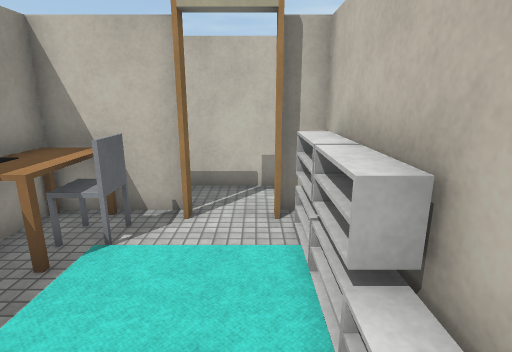
View 1 (above)

16 first-person views from a walk through a Webots world. The camera is 1.2 m above the floor, tilts 14° down and sees 80° across. Doors are drawn as open doorways. The floor is counted in squares, 0.5 m on a side. Each view is taken from the middle of a square. On the plan, view 1 faces up. The plan holds only what a view shows up to about 19 squares ahead; the rest is blank. Simple shapes and patterns stand in for the simulator's stock objects.

View 2
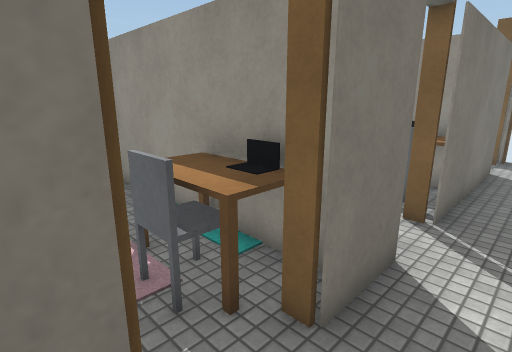

View 3
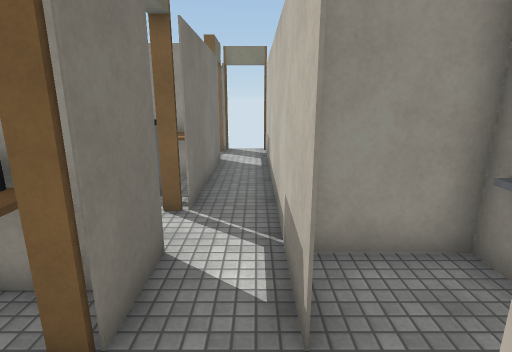

View 4
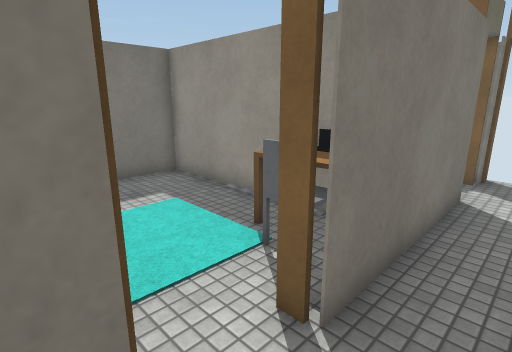

View 5
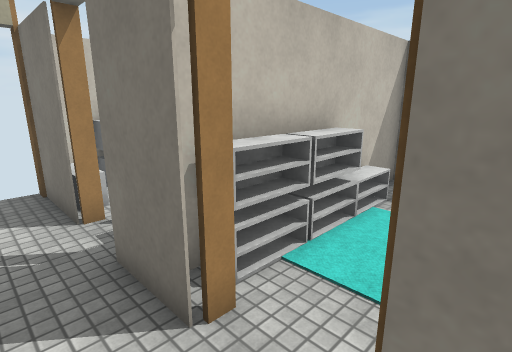

View 6
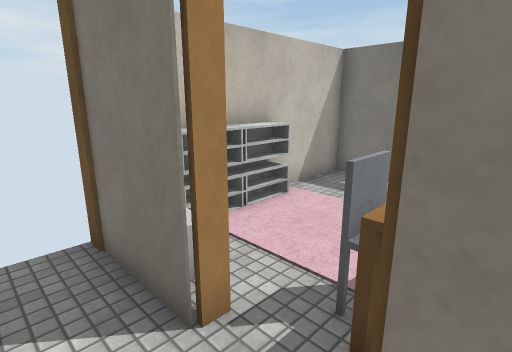

View 7
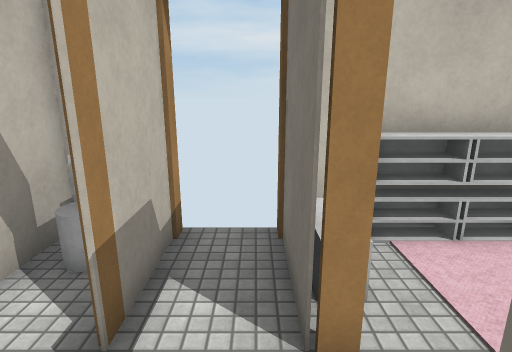

View 8
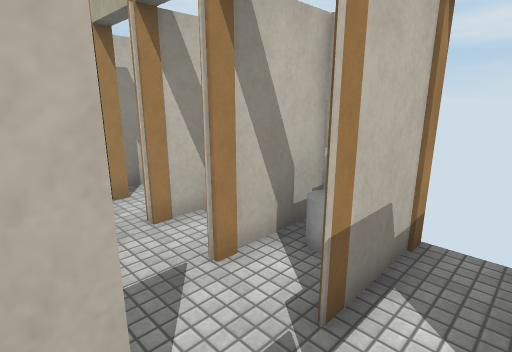

View 9
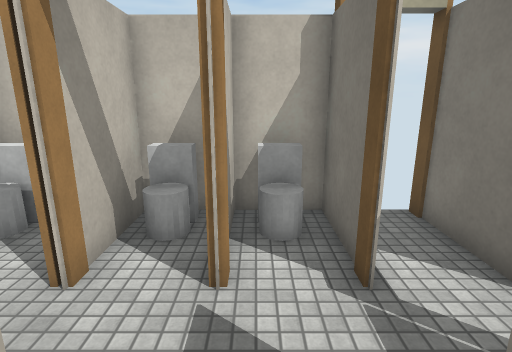

View 10
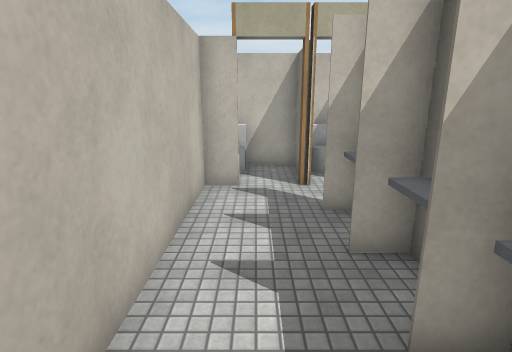

View 11
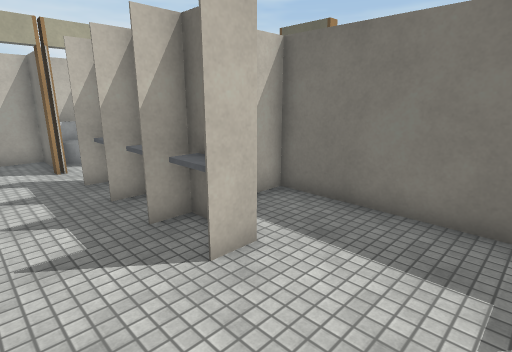

View 12
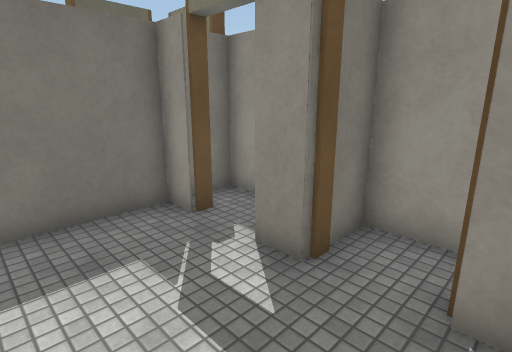

View 13
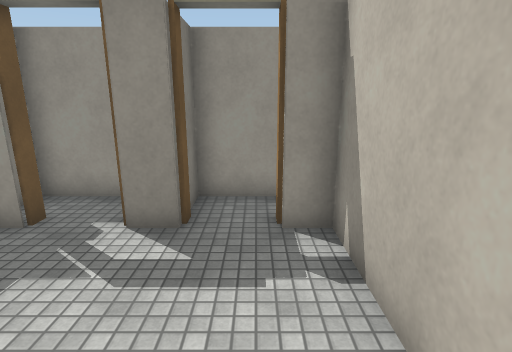

View 14
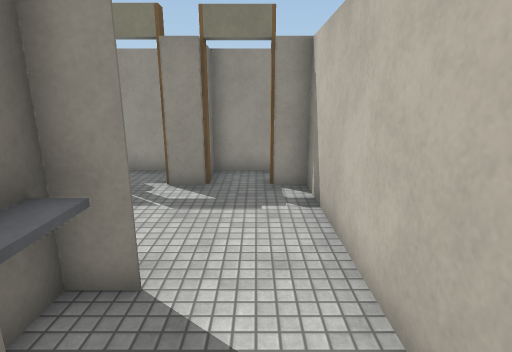

View 15
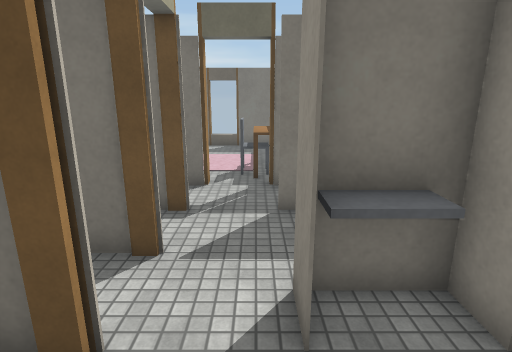

View 16
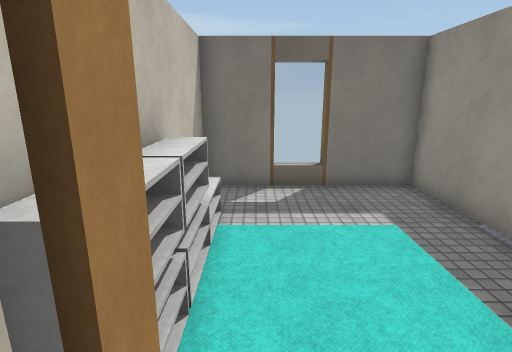

### Floor plan
Ten units are one square. View 1 is at (0, 0); x grows to the right and y downward. Boxes are objects, and circles mark ways between rooms. Rooms are numbered by the first view taken in them; rooms with no view inside come last. Other rooms are left out.
<svg viewBox="-110 -160 190 180">
<path fill="none" stroke="#000" d="M-16 -65 -25 -65 -14 -65M15 -4 15 13M-45 -6 -45 15 75 15 75 -59M26 -85 -104 -85M15 15 15 -19M-76 -65 -44 -65M75 -85 44 -85M5 -105 5 -89M20 -85 25 -85M-85 -125 -85 -114M46 -145 46 -155M59 -155 -85 -155 -85 -145M-105 -85 -15 -85M75 -125 44 -125M44 -85 75 -85 75 -155"/>
<rect x="-45" y="-55" width="10" height="20" fill="#bbb"><title>laptop</title></rect>
<rect x="-45" y="-65" width="10" height="10" fill="#bbb"><title>desk</title></rect>
<rect x="-35" y="-45" width="10" height="10" fill="#bbb"><title>desk</title></rect>
<rect x="-35" y="-65" width="10" height="20" fill="#bbb"><title>chair</title></rect>
<rect x="5" y="-25" width="10" height="20" fill="#bbb"><title>shelf</title></rect>
<rect x="5" y="-45" width="10" height="20" fill="#bbb"><title>shelf</title></rect>
<rect x="5" y="-65" width="10" height="20" fill="#bbb"><title>shelf</title></rect>
<rect x="15" y="-45" width="10" height="10" fill="#bbb"><title>desk</title></rect>
<rect x="15" y="-55" width="10" height="10" fill="#bbb"><title>laptop</title></rect>
<rect x="15" y="-65" width="10" height="10" fill="#bbb"><title>desk</title></rect>
<rect x="25" y="-55" width="10" height="20" fill="#bbb"><title>chair</title></rect>
<rect x="45" y="-65" width="30" height="10" fill="#bbb"><title>shelf</title></rect>
<rect x="65" y="-35" width="10" height="20" fill="#bbb"><title>shelf</title></rect>
<rect x="65" y="-55" width="10" height="20" fill="#bbb"><title>shelf</title></rect>
<rect x="-35" y="-125" width="20" height="10" fill="#bbb"><title>sink</title></rect>
<rect x="-15" y="-125" width="20" height="20" fill="#bbb"><title>sink</title></rect>
<rect x="5" y="-125" width="20" height="10" fill="#bbb"><title>sink</title></rect>
<rect x="55" y="-105" width="20" height="20" fill="#bbb"><title>toilet</title></rect>
<rect x="55" y="-125" width="20" height="20" fill="#bbb"><title>toilet</title></rect>
<rect x="55" y="-155" width="20" height="10" fill="#bbb"><title>toilet</title></rect>
<circle cx="35" cy="-90" r="3" fill="#2a7"/>
<circle cx="70" cy="-75" r="3" fill="#2a7"/>
<circle cx="50" cy="-115" r="3" fill="#2a7"/>
<text x="-10" y="-40">1</text>
<text x="-20" y="-120">2</text>
<text x="70" y="-120">3</text>
</svg>
Room 1 opens to room 2. Room 1 opens to room 3. Room 2 opens to room 3.

Where each view was taken, in squares from view 1:
view 1: 0 up, 0 right, facing up
view 2: 8 up, 5 right, facing down-left
view 3: 8 up, 5 right, facing left
view 4: 8 up, 1 right, facing down-left
view 5: 8 up, 2 left, facing down-right
view 6: 8 up, 2 right, facing down-right
view 7: 7 up, 2 right, facing right
view 8: 7 up, 2 right, facing up-right
view 9: 10 up, 1 right, facing right
view 10: 14 up, 4 left, facing right
view 11: 15 up, 7 left, facing down-right
view 12: 15 up, 5 left, facing down-left
view 13: 14 up, 3 left, facing left
view 14: 14 up, 0 right, facing left
view 15: 15 up, 3 right, facing down
view 16: 7 up, 0 right, facing down
